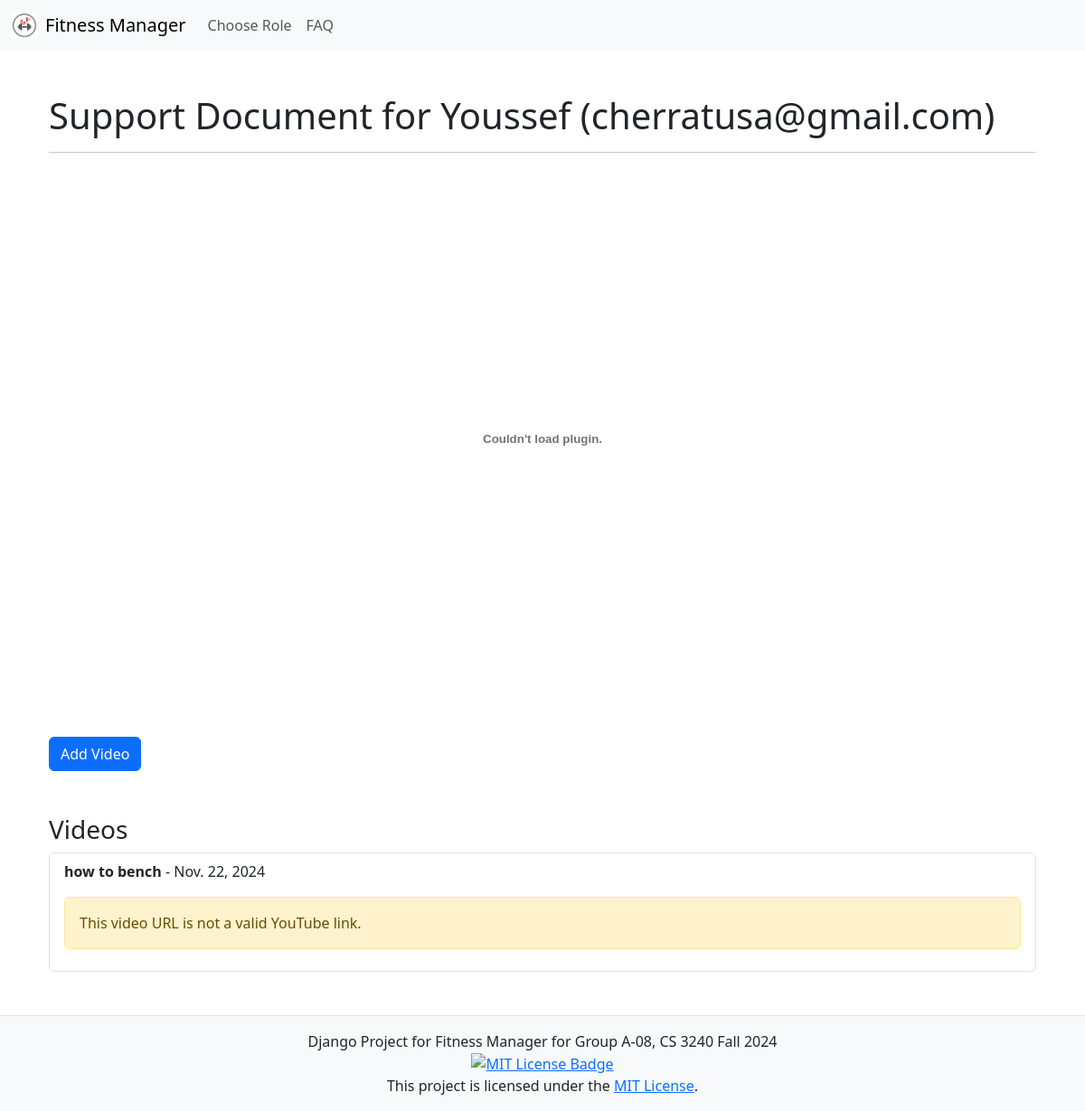
The page /users/athlete/2/document/1/ on the database its author committed.
### users/models.py (models this page shows, shortened)
class Athlete(models.Model):
    user = models.OneToOneField(User, on_delete=models.CASCADE, related_name='athlete_profile')
    programming_deadline = models.DateField()
    coach = models.ForeignKey(User, on_delete=models.CASCADE, related_name='coaches_athletes')

class AthleteDocument(models.Model):
    athlete = models.ForeignKey(Athlete, on_delete=models.CASCADE, related_name='documents')
    document = models.FileField(upload_to='athlete_pdfs/')
    uploaded_at = models.DateTimeField(auto_now_add=True)
    file_title = models.CharField(max_length=255, default="Untitled Document")  # Default added here
    description = models.TextField(default="No description provided")  # Default added here
    keywords = models.CharField(max_length=255, default="None", help_text="Comma-separated keywords for search")  # Default added here
    is_csv = models.BooleanField(default=False)
    is_xlsx = models.BooleanField(default=False)

class Video(models.Model):
    document = models.ForeignKey(AthleteDocument, related_name='videos', on_delete=models.CASCADE)
    title = models.CharField(max_length=255)
    date_posted = models.DateField()
    url = models.URLField()
    youtube_id = models.CharField(max_length=11, blank=True, null=True)  # 11-character YouTube ID

### users/views.py (the view)
# urls.py: path("athlete/<int:athlete_id>/document/<int:document_id>/", views.view_document, name="view_document"),
def view_document(request, athlete_id, document_id):
    athlete = get_object_or_404(Athlete, id=athlete_id)
    document = get_object_or_404(AthleteDocument, id=document_id, athlete=athlete)
    parsed_data = []
    try:
        response = requests.get(document.document.url)
        response.raise_for_status()
        if document.is_csv:
            file_content = io.StringIO(response.text)
            reader = csv.reader(file_content)
            parsed_data = [row for row in reader]
        elif document.is_xlsx:
            file_content = io.BytesIO(response.content)
            workbook = load_workbook(file_content, data_only=True)
            sheet = workbook.active
            parsed_data = [[cell.value for cell in row] for row in sheet.iter_rows()]
    except Exception as e:
        print(f"Error reading file: {e}")
    for video in document.videos.all():
        video.youtube_id = extract_youtube_id(video.url)
    context = {
        'athlete': athlete,
        'document': document,
        'parsed_data': parsed_data,
    }
    return render(request, 'view_document.html', context)

### users/context_processors.py (called while the page is built)
def is_admin_user(request):
    if request.user.is_authenticated:
        return {
            'is_admin': request.user.groups.filter(name='PMA Admin').exists()
        }
    return {
        'is_admin': False
    }

### users/views.py (called while the page is built)
def extract_youtube_id(url):
    youtube_regex = r'(?:v=|\/v\/|embed\/|watch\?v=|youtu\.be\/|\/embed\/)([a-zA-Z0-9_-]{11})'
    match = re.search(youtube_regex, url)
    return match.group(1) if match else None

### users/templates/view_document.html (shortened to what this page needs)
{% extends 'base.html' %}
{% block content %}
<div class="container mt-5">
    <h1>Support Document for {{ athlete.user.first_name }} ({{ athlete.user.email }})</h1>
    <hr>
    {% if document %}
        {% if document.is_csv or document.is_xlsx %}
            <h3>Document Data</h3>
            <table class="table table-bordered">
                <thead>
                    <tr>
                        {% for header in parsed_data.0 %}
                        <th>{{ header }}</th>
                        {% endfor %}
                    </tr>
                </thead>
                <tbody>
                    {% for row in parsed_data|slice:"1:" %}
                    <tr>
                        {% for cell in row %}
                        <td>{{ cell }}</td>
                        {% endfor %}
                    </tr>
                    {% endfor %}
                </tbody>
            </table>
        {% else %}
            {% if document.document.url %}
            <embed src="{{ document.document.url }}" width="100%" height="600px" type="application/pdf">
            {% else %}
            <p>No document file found.</p>
            {% endif %}
        {% endif %}
    {% else %}
        <p>No document available for this athlete.</p>
    {% endif %}
    <button class="btn btn-primary mt-4" data-bs-toggle="modal" data-bs-target="#addVideoModal">Add Video</button>
    <h3 class="mt-5">Videos</h3>
    {% if document.videos.all %}
        <ul class="list-group">
            {% for video in document.videos.all %}
            <li class="list-group-item">
                <strong>{{ video.title }}</strong> - {{ video.date_posted }}<br>
                {% if video.youtube_id %}
                    <iframe
                        width="100%"
                        height="500"
                        src="https://www.youtube.com/embed/{{ video.youtube_id }}"
                        frameborder="0"
                        allow="accelerometer; autoplay; clipboard-write; encrypted-media; gyroscope; picture-in-picture"
                        allowfullscreen>
                    </iframe>
                {% else %}
                    <div class="alert alert-warning mt-3">
                        This video URL is not a valid YouTube link.
                    </div>
                {% endif %}
            </li>
            {% endfor %}
        </ul>
    {% else %}
        <div class="alert alert-danger mt-3">
            No videos have been attached.
        </div>
    {% endif %}
</div>
{% endblock %}

### users/templates/base.html (style rules this page uses)
html, body { height: 100%; margin: 0; }

### rows shown on the page
Athlete: user.first_name "Youssef", user.email "cherratusa@gmail.com"
Video: title "how to bench", date_posted "Nov. 22, 2024", shows "This video URL is not a valid YouTube link."
